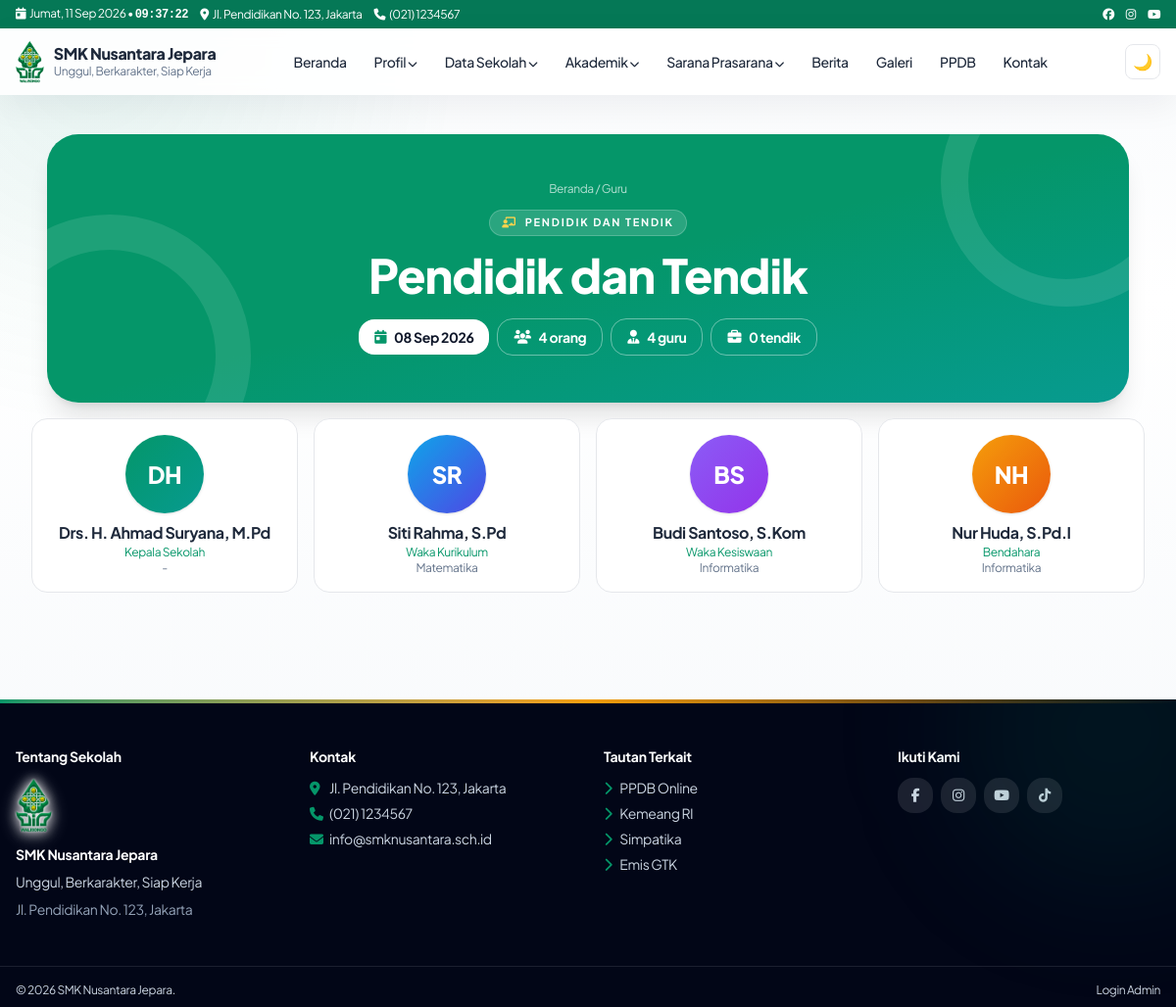
Screenshot of /guru with the database file from the repository.
### tables this page shows
CREATE TABLE IF NOT EXISTS settings (
  id INT UNSIGNED AUTO_INCREMENT PRIMARY KEY,
  `key` VARCHAR(100) NOT NULL UNIQUE,
  `value` TEXT DEFAULT NULL,
  updated_at TIMESTAMP DEFAULT CURRENT_TIMESTAMP ON UPDATE CURRENT_TIMESTAMP
);

CREATE TABLE IF NOT EXISTS menu_items (
  id INT UNSIGNED AUTO_INCREMENT PRIMARY KEY,
  menu_id INT UNSIGNED NOT NULL,
  parent_id INT UNSIGNED DEFAULT NULL,
  label VARCHAR(150) NOT NULL,
  url VARCHAR(500) NOT NULL,
  target VARCHAR(20) DEFAULT '_self',
  sort_order INT DEFAULT 0,
  is_active TINYINT(1) DEFAULT 1,
  kind VARCHAR(20) NOT NULL DEFAULT 'link',
  mega_id INT UNSIGNED DEFAULT NULL,
  INDEX idx_menu_parent (menu_id, parent_id, sort_order),
  CONSTRAINT fk_mi_menu FOREIGN KEY (menu_id) REFERENCES menus(id) ON DELETE CASCADE,
  CONSTRAINT fk_mi_parent FOREIGN KEY (parent_id) REFERENCES menu_items(id) ON DELETE CASCADE
);

CREATE TABLE IF NOT EXISTS teachers (
  id INT UNSIGNED AUTO_INCREMENT PRIMARY KEY,
  name VARCHAR(150) NOT NULL,
  nip VARCHAR(60) DEFAULT NULL,
  position VARCHAR(100) NOT NULL DEFAULT 'Guru',
  type ENUM('guru','tendik') DEFAULT 'guru',
  photo VARCHAR(255) DEFAULT NULL,
  education VARCHAR(255) DEFAULT NULL,
  subject VARCHAR(150) DEFAULT NULL,
  description TEXT DEFAULT NULL,
  is_active TINYINT(1) DEFAULT 1,
  sort_order INT DEFAULT 0,
  created_at TIMESTAMP DEFAULT CURRENT_TIMESTAMP,
  updated_at TIMESTAMP DEFAULT CURRENT_TIMESTAMP ON UPDATE CURRENT_TIMESTAMP,
  INDEX idx_active_order (is_active, sort_order)
);

CREATE TABLE IF NOT EXISTS widgets (
  id INT UNSIGNED AUTO_INCREMENT PRIMARY KEY,
  area VARCHAR(60) NOT NULL,
  type VARCHAR(60) NOT NULL,
  title VARCHAR(150) DEFAULT NULL,
  content MEDIUMTEXT DEFAULT NULL,
  animation VARCHAR(30) NOT NULL DEFAULT 'zoom',
  sort_order INT DEFAULT 0,
  is_active TINYINT(1) DEFAULT 1,
  INDEX idx_area (area, is_active, sort_order)
);

### core/Router.php (called while the page is built, shortened)
<?php
final class Router {
 public static function dispatch(): void {
  require ROOT . '/pages/router.php';
 }
}

### index.php (called while the page is built, shortened)
<?php
require __DIR__ . '/config/database.php';
Router::dispatch();

### core/Database.php (called while the page is built, shortened)
<?php
final class Database {
    private static ?PDO $pdo = null;
    public static function conn(): PDO {
        if (self::$pdo) return self::$pdo;
        $c = require dirname(__DIR__) . '/config/database.php';
        $dsn = "mysql:host={$c['host']};dbname={$c['name']};charset={$c['charset']}";
        self::$pdo = new PDO($dsn, $c['user'], $c['pass'], [
            PDO::ATTR_ERRMODE => PDO::ERRMODE_EXCEPTION,
            PDO::ATTR_DEFAULT_FETCH_MODE => PDO::FETCH_ASSOC,
            PDO::ATTR_EMULATE_PREPARES => false,
        ]);
        return self::$pdo;
    }
    public static function setting(string $key, string $def = ''): string {
        try {
            $s = self::conn()->prepare('SELECT `value` FROM settings WHERE `key`=?');
            $s->execute([$key]);
            return (string)($s->fetchColumn() ?? $def);
        } catch (Throwable) { return $def; }
    }
}

### core/Helper.php (called while the page is built, shortened)
<?php
final class Helper {
    public static function e(?string $v): string { return htmlspecialchars((string)$v, ENT_QUOTES, 'UTF-8'); }
    public static function url(string $p = ''): string { return rtrim(BASE_URL, '/') . '/' . ltrim($p, '/'); }
    public static function menuUrl(string $u): array {
        $u = trim($u);
        if ($u === '' || $u === '#') return ['#', '_self'];
        $low = strtolower($u);
        if (str_starts_with($low, 'http://') || str_starts_with($low, 'https://')) return [$u, '_blank'];
        return [self::url(ltrim($u, '/')), '_self'];
    }
    public static function upload(string $p): string { return self::url('assets/uploads/' . ltrim($p, '/')); }
}

### pages/teachers.php (the view, shortened to what this page needs)
<?php if((Database::setting('guru_show','1')==='0')){ http_response_code(404); require ROOT.'/templates/error/404.php'; exit; } $t=$db->query("SELECT * FROM teachers WHERE is_active=1 ORDER BY sort_order")->fetchAll(); $gTitle=Database::setting('guru_title','Guru & Staff'); if(trim($gTitle)==='')$gTitle='Guru & Staff'; $gDesc=Database::setting('guru_desc',''); $metaTitle=$gTitle.' - '.Database::setting('school_name','Sekolah'); require ROOT."/templates/frontend/header.php"; ?>
<div class="w-full px-4 md:px-8 py-10">
<?php
$heroBadge='<i class="fa fa-chalkboard-user text-amber-300"></i>'.Helper::e($gTitle);
$heroCrumb='<a href="'.Helper::url().'" class="hover:text-white">Beranda</a> / Guru';
require ROOT."/templates/frontend/page-hero.php"; ?>
<?php $gCols=Database::setting('guru_cols','4'); if(!in_array($gCols,['2','3','4'],true))$gCols='4'; $gGrid=$gCols==='2'?'sm:grid-cols-2':($gCols==='3'?'sm:grid-cols-2 md:grid-cols-3':'sm:grid-cols-2 md:grid-cols-4'); ?>
<?php if(!$t): ?><div class="bg-white border rounded-2xl p-10 text-center mt-4 text-slate-500">Belum ada data guru</div><?php else: ?><div class="grid <?= $gGrid ?> gap-4 mt-4"><?php $avCols=['from-emerald-500 to-teal-600','from-sky-500 to-indigo-600','from-violet-500 to-purple-600','from-amber-500 to-orange-600','from-rose-500 to-pink-600','from-cyan-500 to-sky-600']; foreach($t as $gi=>$g): $initials=implode('',array_map(fn($w)=>mb_strtoupper(mb_substr($w,0,1)),array_slice(preg_split('/\s+/',trim($g['name']??'?')),0,2))); $avBg=$avCols[$gi%count($avCols)]; ?><div class="bg-white dark:bg-slate-800 border rounded-2xl overflow-hidden text-center p-4 card-hover reveal"><div class="w-20 h-20 mx-auto rounded-full grid place-items-center overflow-hidden <?= !empty($g['photo'])?'bg-emerald-100':'bg-gradient-to-br '.$avBg.' text-white font-extrabold text-2xl shadow' ?>"><?php if(!empty($g["photo"])): ?><img src="<?= Helper::upload($g["photo"]) ?>" alt="<?= Helper::e($g["name"]) ?>" class="w-full h-full object-cover" loading="lazy"><?php else: ?><?= Helper::e($initials) ?><?php endif; ?></div><p class="font-bold mt-2"><?= Helper::e($g["name"]) ?></p><p class="text-xs text-emerald-700"><?= Helper::e($g["position"]) ?></p><p class="text-xs text-slate-500"><?= Helper::e($g["subject"]??"") ?></p></div><?php endforeach; ?></div><?php endif; ?></div><?php require ROOT."/templates/frontend/footer.php"; ?>

### templates/frontend/navbar.php (shortened to what this page needs)
<?php
$top_addr = Database::setting('address','Jl. Pendidikan No.123');
$top_phone = Database::setting('phone','(021) 1234567');
$school = Database::setting('school_name','SMK Nusantara');
$tagline = Database::setting('tagline','Unggul, Berkarakter');
$logo = Database::setting('logo','');
try {
$db = Database::conn();
$mm = $db->query("SELECT * FROM menus WHERE location='primary' LIMIT 1")->fetch();
$items = [];
if ($mm) {
  $st = $db->prepare("SELECT * FROM menu_items WHERE menu_id=? AND is_active=1 ORDER BY sort_order");
  $st->execute([$mm['id']]); $items = $st->fetchAll();
}
} catch (Throwable) { $items=[]; $mega=[]; }
function menuTree($items,$parent=null){ $o=[]; foreach($items as $i){ if(($i['parent_id']??null)==$parent) $o[]=$i; } return $o; }
function menuLink($u,$forceTarget=null){ [$href,$t]=Helper::menuUrl($u); $t=$forceTarget?:$t; return 'href="'.Helper::e($href).'"'.($t==='_blank'?' target="_blank" rel="noopener noreferrer"':''); }
?>
<div class="bg-emerald-700 text-white text-xs block"><div class="max-w-7xl mx-auto px-4 py-1.5 flex justify-between items-center gap-2">
<div class="flex gap-3 min-w-0 items-center flex-wrap"><span class="shrink-0"><i class="fa fa-calendar-day mr-1"></i><span data-clock-date><?= Helper::tgl(date('Y-m-d')) ?></span> • <span data-clock-time class="font-mono font-bold"><?= date('H:i:s') ?></span></span><span class="hidden sm:inline truncate"><i class="fa fa-location-dot mr-1"></i><?= Helper::e($top_addr) ?></span><span class="hidden md:inline"><i class="fa fa-phone mr-1"></i><?= Helper::e($top_phone) ?></span><span class="hidden xl:inline"><i class="fa fa-envelope mr-1"></i><?= Helper::e($top_email) ?></span></div>
<div class="flex gap-3 shrink-0"><a href="#" aria-label="Facebook"><i class="fab fa-facebook"></i></a><a href="#" aria-label="Instagram"><i class="fab fa-instagram"></i></a><a href="#" aria-label="Youtube"><i class="fab fa-youtube"></i></a></div>
</div></div>
<header id="mainNav" class="sticky top-0 z-50 bg-white/90 dark:bg-slate-900/90 backdrop-blur border-b-0 transition">
<div class="max-w-7xl mx-auto px-4 py-3 flex items-center justify-between gap-3">
<a href="<?= Helper::url() ?>" class="flex items-center gap-2.5"><?php if($logo): ?><img src="<?= Helper::upload($logo) ?>" alt="Logo <?= Helper::e($school) ?>" class="h-11 w-auto object-contain shrink-0"><?php else: ?><span class="w-11 h-11 rounded-xl bg-emerald-600 text-white grid place-items-center font-bold shadow-sm"><?= Helper::e(mb_substr($school,0,1)) ?></span><?php endif; ?><span><span class="block font-extrabold leading-tight"><?= Helper::e($school) ?></span><span class="block text-xs text-slate-500"><?= Helper::e($tagline) ?></span></span></a>
<nav class="hidden lg:flex items-center gap-1 text-sm font-medium" id="deskMenu">
<?php foreach(menuTree($items) as $m): $ch=menuTree($items,$m['id']); $hasMega=false;
if(!$hasMega){ foreach($mega as $g){ if(($g['label']??'')===$m['label']) $hasMega=$g; } } ?>
<?php if($hasMega): $cols=json_decode($hasMega['columns_json']??'[]',true)?:[]; ?>
<div class="relative group"><button class="px-3 py-2 rounded-lg hover:bg-emerald-50"><?= Helper::e($m['label']) ?> <i class="fa fa-chevron-down text-[10px]"></i></button>
<div class="absolute left-1/2 -translate-x-1/2 top-full pt-2 opacity-0 invisible group-hover:opacity-100 group-hover:visible transition"><div class="bg-white dark:bg-slate-800 rounded-2xl shadow-xl border p-6 grid grid-cols-3 gap-6 w-[640px] max-w-[90vw]">
<?php foreach($cols as $c): ?><div><p class="font-bold text-xs uppercase text-emerald-700 mb-2"><?= Helper::e($c['title']??'') ?></p><?php foreach($c['links']??[] as $l): ?><a href="<?= Helper::e($l['url']??'#') ?>" class="block py-1 text-slate-600 dark:text-slate-300 hover:text-emerald-600"><?= Helper::e($l['label']??'') ?></a><?php endforeach; ?></div><?php endforeach; ?>
</div></div></div>
<?php elseif($ch): ?><div class="relative group"><a <?= menuLink($m['url'],$m['target']??null) ?> class="px-3 py-2 rounded-lg hover:bg-emerald-50 inline-block"><?= Helper::e($m['label']) ?> <i class="fa fa-chevron-down text-[10px]"></i></a>
</div>
<?php else: ?><a <?= menuLink($m['url'],$m['target']??null) ?> class="px-3 py-2 rounded-lg hover:bg-emerald-50"><?= Helper::e($m['label']) ?></a><?php endif; ?><?php endforeach; ?>
</nav>
<div class="flex items-center gap-2"><button id="darkBtn" class="w-9 h-9 rounded-lg border grid place-items-center" aria-label="Tema"></button></div>
</div>
</header>

### templates/frontend/footer.php (shortened to what this page needs)
</main>
<?php
$ft = Database::setting('footer_text',Database::setting('school_name',''));
$footerWidgets=[];
try{$footerWidgets=Database::conn()->query("SELECT * FROM widgets WHERE area='footer' AND is_active=1 ORDER BY sort_order,id")->fetchAll();}catch(Throwable){$footerWidgets=[];}
function renderFw($fw,$db){
  $fwc=trim((string)($fw['content']??'')); $t=$fw['type'];
  if($t==='about'){
    $school=Database::setting('school_name',''); $tagline=Database::setting('tagline',''); $addr=Database::setting('address','');
    $schoolLogo=Helper::upload(Database::setting('logo',''));
    if(Database::setting('logo','')){echo '<img src="'.$schoolLogo.'" alt="" class="h-14 w-auto object-contain mb-3" style="filter:drop-shadow(0 0 1px #fff) drop-shadow(0 0 6px rgba(255,255,255,.9)) drop-shadow(0 2px 8px rgba(255,255,255,.45))">';}
    echo '<h4 class="font-bold text-white mb-2">'.Helper::e($school).'</h4><p>'.Helper::e($tagline).'</p><p class="mt-2 text-slate-400">'.Helper::e($addr).'</p>';
    return;
  }
  if($t==='links'){ $lnks=json_decode((string)$fwc,true)?:[]; echo '<div class="grid gap-1.5">'; foreach($lnks as $lk){ $lbl=trim($lk['label']??''); $href=trim($lk['url']??''); [$fhref,$auto]=Helper::menuUrl($href); $tgt=(($lk['target']??'')==='_blank'||$auto==='_blank')?' target="_blank" rel="noopener noreferrer"':''; echo '<a href="'.Helper::e($fhref).'"'.$tgt.' class="text-sm hover:text-white hover:translate-x-1 transition"><i class="fa fa-chevron-right text-emerald-500 mr-2"></i>'.Helper::e($lbl).'</a>'; } echo '</div>'; return; }
  if($t==='contact'){ echo '<div class="grid gap-1.5 text-sm"><p><i class="fa fa-location-dot text-emerald-500 w-5"></i>'.Helper::e(Database::setting('address','-')).'</p><p><i class="fa fa-phone text-emerald-500 w-5"></i>'.Helper::e(Database::setting('phone','-')).'</p><p><i class="fa fa-envelope text-emerald-500 w-5"></i>'.Helper::e(Database::setting('email','-')).'</p></div>'; return; }
  if($t==='social'){ echo '<div class="flex flex-wrap gap-2">'; foreach(['facebook'=>'fa-facebook-f','instagram'=>'fa-instagram','youtube'=>'fa-youtube','tiktok'=>'fa-tiktok'] as $fsn=>$fsi){$fsu=Database::setting($fsn,'');if(!$fsu)continue;echo '<a href="'.Helper::e($fsu).'" target="_blank" rel="noopener noreferrer" class="w-9 h-9 rounded-xl bg-white/10 grid place-items-center hover:bg-emerald-600" aria-label="'.ucfirst($fsn).'"><i class="fab '.$fsi.'"></i></a>';} echo '</div>'; return; }
}
?>
<footer class="relative overflow-hidden bg-slate-950 text-slate-300 mt-auto w-full">
<div class="absolute inset-x-0 top-0 h-1 bg-gradient-to-r from-emerald-600 via-amber-500 to-emerald-600"></div>
<div class="absolute -top-32 -right-24 w-80 h-80 rounded-full bg-emerald-600/10 blur-3xl pointer-events-none"></div>
<div class="max-w-7xl mx-auto px-4 py-12 grid md:grid-cols-4 gap-8 text-sm">
<?php foreach($footerWidgets as $fw): ?>
<div><h4 class="font-bold text-white mb-3"><?= Helper::e($fw['title']?:'Informasi') ?></h4>
<?php renderFw($fw,$db); ?></div>
<?php endforeach; ?>
</div>
<div class="border-t border-white/10"><div class="max-w-7xl mx-auto px-4 py-4 flex flex-col md:flex-row justify-between text-xs gap-2">
<span>&copy; <?= date('Y') ?> <?= Helper::e($ft) ?>.</span>
<a href="<?= Helper::url('admin/login') ?>" target="_blank" rel="noopener noreferrer" class="hover:text-white">Login Admin</a>
</div></div>
</footer>
</body></html>

### assets/css/style.css (style rules this page uses)
:root { --font-body:"Plus Jakarta Sans",system-ui,-apple-system,"Segoe UI",sans-serif }
html,body,input,select,textarea,button { font-family:var(--font-body)!important }
h1,h2,h3,h4 { font-family:var(--font-body)!important;letter-spacing:-.02em;font-weight:800 }
.reveal { opacity:1 }
.reveal.show { animation:revealIn .7s cubic-bezier(.16,1,.3,1) both }
.card-hover,[class*="rounded-2xl"].border,[class*="rounded-3xl"].border { transition:transform .28s cubic-bezier(.16,1,.3,1),box-shadow .28s ease,border-color .28s ease }
html,body { max-width:100%;overflow-x:clip }
body { position:relative }
main,header,footer { max-width:100% }
img,video,iframe { max-width:100%;height:auto }
main .grid>*,main .flex>* { min-width:0;max-width:100% }
main>div { max-width:100%;min-width:0 }
.reveal { min-width:0;max-width:100%;overflow-wrap:anywhere }
html { height:100% }
body.site-shell { min-height:100vh;display:flex;flex-direction:column }
body.site-shell>footer { margin-top:auto;flex-shrink:0;width:100% }

### rows the page displays
settings: value "Jl. Pendidikan No. 123, Jakarta"
settings: value "(021) 1234567"
settings: value (picture)
settings: value "SMK Nusantara Jepara"
settings: value "Unggul, Berkarakter, Siap Kerja"
menu_items: label "Beranda"
menu_items: label "Profil"
menu_items: label "Data Sekolah"
menu_items: label "Akademik"
menu_items: label "Sarana Prasarana"
menu_items: label "Berita"
menu_items: label "Galeri"
menu_items: label "PPDB", lbl "Kemeang RI", lbl "Simpatika", lbl "Emis GTK"
menu_items: label "Kontak"
settings: value "PENDIDIK DAN TENDIK"
teachers: name "DH", name "Drs. H. Ahmad Suryana, M.Pd", position "Kepala Sekolah", subject "-"
teachers: name "SR", name "Siti Rahma, S.Pd", position "Waka Kurikulum", subject "Matematika"
teachers: name "BS", name "Budi Santoso, S.Kom", position "Waka Kesiswaan", subject "Informatika"
teachers: name "NH", name "Nur Huda, S.Pd.I", position "Bendahara", subject "Informatika"
widgets: title "Tentang Sekolah", settings.value (picture), settings.value "SMK Nusantara Jepara", settings.value "Unggul, Berkarakter, Siap Kerja", settings.value "Jl. Pendidikan No. 123, Jakarta"
widgets: title "Kontak", settings.value "Jl. Pendidikan No. 123, Jakarta", settings.value "(021) 1234567", settings.value "info@smknusantara.sch.id"
widgets: title "Tautan Terkait", type "links" (drawn), lbl "PPDB Online"
widgets: title "Ikuti Kami", type "social" (drawn)

### other values shown
Helper::e($heroTitle) "Pendidik dan Tendik"
Helper::e($st['label']??'') "08 Sep 2026"
Helper::e($st['label']??'') "4 orang"
Helper::e($st['label']??'') "4 guru"
Helper::e($st['label']??'') "0 tendik"
